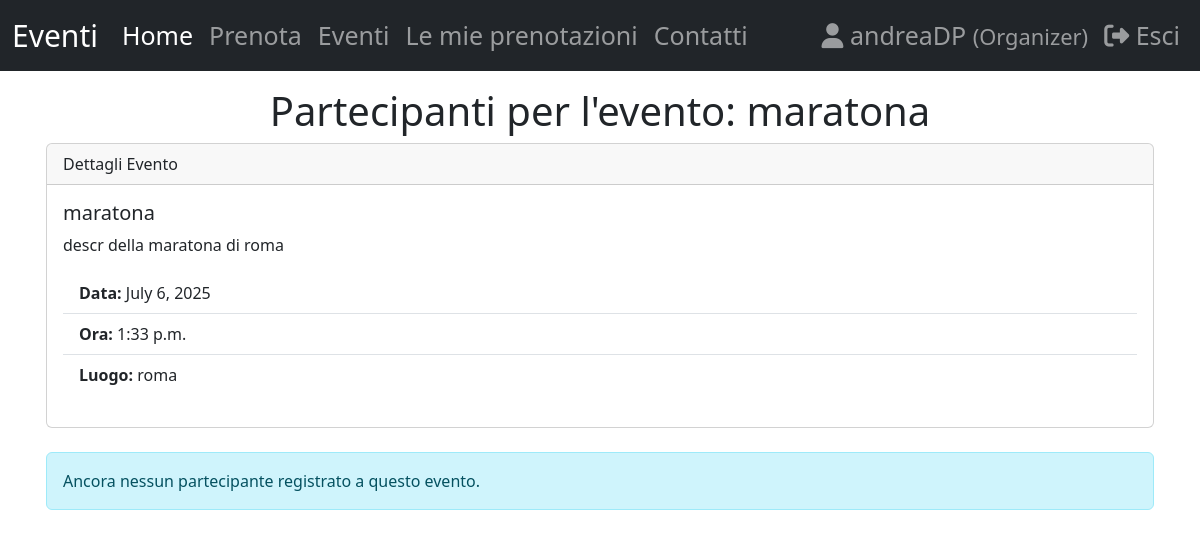
Screenshot of /event_attendees/10/ (signed in) with the database file from the repository.
### eventApp/models.py (models this page shows, shortened)
class Event(models.Model):
    name = models.CharField(max_length=100)
    description = models.TextField()
    date = models.DateField()
    time = models.TimeField()
    venue = models.CharField(max_length=100)
    image = models.ImageField(upload_to='images/')
    organizer = models.ForeignKey(User, on_delete=models.CASCADE, related_name='organized_events', null=True)

### eventApp/views.py (the view)
# urls.py: path("event_attendees/<int:event_id>/", views.event_attendees, name="event_attendees"),
@login_required
def event_attendees(request, event_id):
    event = get_object_or_404(Event, id=event_id)
    if event.organizer != request.user:
        messages.error(request, 'You do not have permission to view attendees for this event.')
        return redirect('events')
    attendees = Registration.objects.filter(event=event)
    return render(request, 'event_attendees.html', {'event': event, 'attendees': attendees})

### templates/event_attendees.html (shortened to what this page needs)
{% extends 'base.html' %}
{% block content %}
    <div class="container p-3">
        <h1 class="text-center">Partecipanti per l'evento: {{ event.name }}</h1>
        <div class="card mb-4">
            <div class="card-header">
                Dettagli Evento
            </div>
            <div class="card-body">
                <h5 class="card-title">{{ event.name }}</h5>
                <p class="card-text">{{ event.description }}</p>
                <ul class="list-group list-group-flush mb-3">
                    <li class="list-group-item"><strong>Data:</strong> {{ event.date }}</li>
                    <li class="list-group-item"><strong>Ora:</strong> {{ event.time }}</li>
                    <li class="list-group-item"><strong>Luogo:</strong> {{ event.venue }}</li>
                </ul>
            </div>
        </div>
        {% if attendees %}
            <h2>Utenti Registrati all'evento ({{ attendees.count }})</h2>
            <table class="table table-striped">
                <thead>
                    <tr>
                        <th>Nome</th>
                        <th>Telefono</th>
                        <th>Data di prenotazione</th>
                    </tr>
                </thead>
                <tbody>
                    {% for attendee in attendees %}
                        <tr>
                            <td>{{ attendee.user.username }}</td>
                            <td>{{ attendee.user_phone }}</td>
                            <td>{{ attendee.registration_date }}</td>
                        </tr>
                    {% endfor %}
                </tbody>
            </table>
        {% else %}
            <div class="alert alert-info">
                Ancora nessun partecipante registrato a questo evento.
            </div>
        {% endif %}
    </div>
{% endblock %}

### templates/base.html (shortened to what this page needs)
<!DOCTYPE html>
<html lang="en">
<head>
    <link href="https://cdn.jsdelivr.net/npm/bootstrap@5.3.7/dist/css/bootstrap.min.css" rel="stylesheet">
    <link href="https://cdnjs.cloudflare.com/ajax/libs/font-awesome/6.5.1/css/all.min.css" rel="stylesheet">
    <link rel="stylesheet" href="https://cdnjs.cloudflare.com/ajax/libs/animate.css/4.1.1/animate.min.css">
</head>
<body>
    <nav class="navbar navbar-expand-lg navbar-dark bg-dark">
        <div class="container-fluid">
            <a class="navbar-brand" href="#">Eventi</a>
            <div class="collapse navbar-collapse" id="navbarNav">
                <ul class="navbar-nav me-auto">
                    <li class="nav-item">
                        <a class="nav-link active" href="{% url 'index' %}">Home</a>
                    </li>
                    {% if user.is_authenticated %}
                    <li class="nav-item">
                        <a class="nav-link" href="{% url 'booking' %}">Prenota</a>
                    </li>
                    {% endif %}
                    <li class="nav-item">
                        <a class="nav-link" href="{% url 'events' %}">Eventi</a>
                    </li>
                    {% if user.is_authenticated %}
                    <li class="nav-item">
                        <a class="nav-link" href="{% url 'my_registrations' %}">Le mie prenotazioni</a>
                    </li>
                    {% endif %}
                    <li class="nav-item">
                        <a class="nav-link" href="{% url 'contact' %}">Contatti</a>
                    </li>
                </ul>
                <ul class="navbar-nav">
                    {% if user.is_authenticated %}
                    <li class="nav-item">
                        <a class="nav-link" href="{% url 'account' %}">
                            <i class="fas fa-user"></i> {{ user.username }}
                            {% if 'Organizer' in user.groups.all|stringformat:"s" %}
                            <small>(Organizer)</small>
                            {% elif user.groups.all.0.name %}
                            <small>({{ user.groups.all.0.name }})</small>
                            {% endif %}
                        </a>
                    </li>
                    <li class="nav-item">
                        <a class="nav-link" href="{% url 'logout' %}"><i class="fas fa-sign-out-alt"></i> Esci </a>
                    </li>
                    {% endif %}
                </ul>
            </div>
        </div>
    </nav>
    {% block content %}
    {% endblock %}
</body>
</html>

### templates/base.html (style rules this page uses)
.navbar { font-size: 25px; }
.navbar-brand { font-size: 30px; }

### rows the page displays
Event: name "maratona", description "descr della maratona di roma", date "July 6, 2025", time "1:33 p.m.", venue "roma"

### other values shown
{{ user.username }} "andreaDP"
